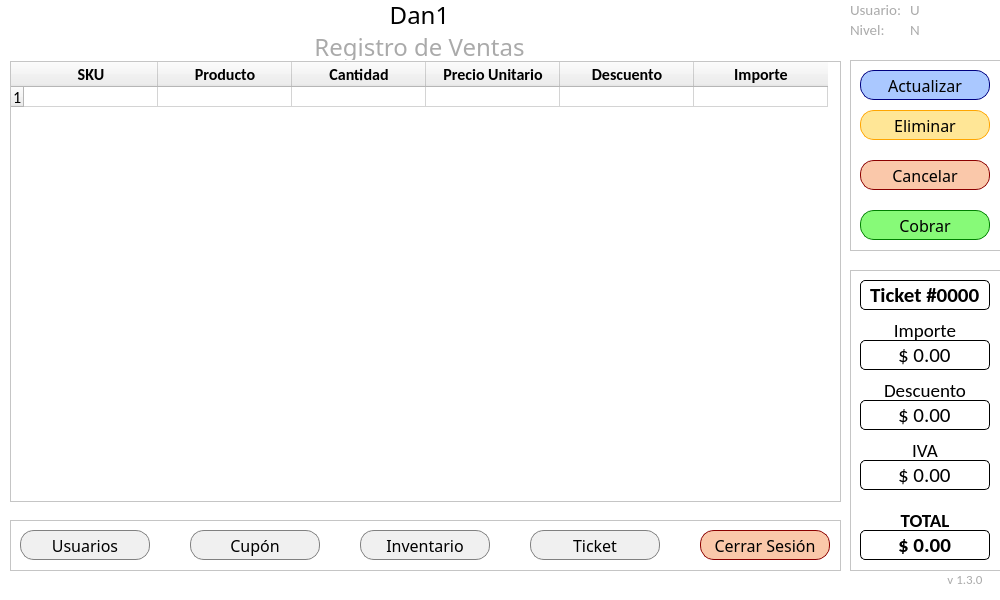
<?xml version="1.0" encoding="UTF-8"?>
<ui version="4.0">
 <class>MainWindow</class>
 <widget class="QMainWindow" name="MainWindow">
  <property name="geometry">
   <rect>
    <x>0</x>
    <y>0</y>
    <width>1000</width>
    <height>600</height>
   </rect>
  </property>
  <property name="minimumSize">
   <size>
    <width>1000</width>
    <height>600</height>
   </size>
  </property>
  <property name="maximumSize">
   <size>
    <width>1000</width>
    <height>600</height>
   </size>
  </property>
  <property name="palette">
   <palette>
    <active>
     <colorrole role="Base">
      <brush brushstyle="SolidPattern">
       <color alpha="255">
        <red>255</red>
        <green>255</green>
        <blue>255</blue>
       </color>
      </brush>
     </colorrole>
     <colorrole role="Window">
      <brush brushstyle="SolidPattern">
       <color alpha="255">
        <red>255</red>
        <green>255</green>
        <blue>255</blue>
       </color>
      </brush>
     </colorrole>
    </active>
    <inactive>
     <colorrole role="Base">
      <brush brushstyle="SolidPattern">
       <color alpha="255">
        <red>255</red>
        <green>255</green>
        <blue>255</blue>
       </color>
      </brush>
     </colorrole>
     <colorrole role="Window">
      <brush brushstyle="SolidPattern">
       <color alpha="255">
        <red>255</red>
        <green>255</green>
        <blue>255</blue>
       </color>
      </brush>
     </colorrole>
    </inactive>
    <disabled>
     <colorrole role="Base">
      <brush brushstyle="SolidPattern">
       <color alpha="255">
        <red>255</red>
        <green>255</green>
        <blue>255</blue>
       </color>
      </brush>
     </colorrole>
     <colorrole role="Window">
      <brush brushstyle="SolidPattern">
       <color alpha="255">
        <red>255</red>
        <green>255</green>
        <blue>255</blue>
       </color>
      </brush>
     </colorrole>
    </disabled>
   </palette>
  </property>
  <property name="windowTitle">
   <string>MainWindow</string>
  </property>
  <widget class="QWidget" name="centralwidget">
   <widget class="QLabel" name="L1">
    <property name="geometry">
     <rect>
      <x>-1</x>
      <y>0</y>
      <width>841</width>
      <height>30</height>
     </rect>
    </property>
    <property name="font">
     <font>
      <family>Impact</family>
      <pointsize>18</pointsize>
     </font>
    </property>
    <property name="text">
     <string>Dan1</string>
    </property>
    <property name="alignment">
     <set>Qt::AlignCenter</set>
    </property>
   </widget>
   <widget class="QLabel" name="L2">
    <property name="geometry">
     <rect>
      <x>-1</x>
      <y>30</y>
      <width>841</width>
      <height>30</height>
     </rect>
    </property>
    <property name="font">
     <font>
      <family>Swis721 LtCn BT</family>
      <pointsize>18</pointsize>
     </font>
    </property>
    <property name="frameShadow">
     <enum>QFrame::Plain</enum>
    </property>
    <property name="midLineWidth">
     <number>0</number>
    </property>
    <property name="text">
     <string>&lt;html&gt;&lt;head/&gt;&lt;body&gt;&lt;p&gt;&lt;span style=&quot; color:#aaaaaa;&quot;&gt;Registro de Ventas&lt;/span&gt;&lt;/p&gt;&lt;/body&gt;&lt;/html&gt;</string>
    </property>
    <property name="alignment">
     <set>Qt::AlignCenter</set>
    </property>
   </widget>
   <widget class="QTableWidget" name="t_Ventas">
    <property name="geometry">
     <rect>
      <x>10</x>
      <y>61</y>
      <width>831</width>
      <height>441</height>
     </rect>
    </property>
    <attribute name="horizontalHeaderVisible">
     <bool>true</bool>
    </attribute>
    <attribute name="horizontalHeaderCascadingSectionResizes">
     <bool>false</bool>
    </attribute>
    <attribute name="horizontalHeaderDefaultSectionSize">
     <number>134</number>
    </attribute>
    <attribute name="horizontalHeaderMinimumSectionSize">
     <number>134</number>
    </attribute>
    <attribute name="verticalHeaderDefaultSectionSize">
     <number>20</number>
    </attribute>
    <row>
     <property name="text">
      <string>1</string>
     </property>
     <property name="font">
      <font>
       <family>Calibri</family>
       <pointsize>12</pointsize>
      </font>
     </property>
    </row>
    <column>
     <property name="text">
      <string>SKU</string>
     </property>
     <property name="font">
      <font>
       <family>Calibri</family>
       <pointsize>12</pointsize>
       <weight>75</weight>
       <bold>true</bold>
      </font>
     </property>
     <property name="textAlignment">
      <set>AlignCenter</set>
     </property>
     <property name="foreground">
      <brush brushstyle="SolidPattern">
       <color alpha="255">
        <red>0</red>
        <green>0</green>
        <blue>0</blue>
       </color>
      </brush>
     </property>
    </column>
    <column>
     <property name="text">
      <string>Producto</string>
     </property>
     <property name="font">
      <font>
       <family>Calibri</family>
       <pointsize>12</pointsize>
       <weight>75</weight>
       <bold>true</bold>
      </font>
     </property>
     <property name="textAlignment">
      <set>AlignCenter</set>
     </property>
    </column>
    <column>
     <property name="text">
      <string>Cantidad</string>
     </property>
     <property name="font">
      <font>
       <family>Calibri</family>
       <pointsize>12</pointsize>
       <weight>75</weight>
       <bold>true</bold>
      </font>
     </property>
     <property name="textAlignment">
      <set>AlignCenter</set>
     </property>
    </column>
    <column>
     <property name="text">
      <string>Precio Unitario</string>
     </property>
     <property name="font">
      <font>
       <family>Calibri</family>
       <pointsize>12</pointsize>
       <weight>75</weight>
       <bold>true</bold>
      </font>
     </property>
     <property name="textAlignment">
      <set>AlignCenter</set>
     </property>
    </column>
    <column>
     <property name="text">
      <string>Descuento</string>
     </property>
     <property name="font">
      <font>
       <family>Calibri</family>
       <pointsize>12</pointsize>
       <weight>75</weight>
       <bold>true</bold>
      </font>
     </property>
     <property name="textAlignment">
      <set>AlignCenter</set>
     </property>
    </column>
    <column>
     <property name="text">
      <string>Importe</string>
     </property>
     <property name="font">
      <font>
       <family>Calibri</family>
       <pointsize>12</pointsize>
       <weight>75</weight>
       <bold>true</bold>
      </font>
     </property>
     <property name="textAlignment">
      <set>AlignCenter</set>
     </property>
    </column>
    <item row="0" column="0">
     <property name="text">
      <string/>
     </property>
    </item>
   </widget>
   <widget class="QFrame" name="fr_Ventas">
    <property name="geometry">
     <rect>
      <x>850</x>
      <y>60</y>
      <width>151</width>
      <height>191</height>
     </rect>
    </property>
    <property name="frameShape">
     <enum>QFrame::StyledPanel</enum>
    </property>
    <property name="frameShadow">
     <enum>QFrame::Raised</enum>
    </property>
    <widget class="QPushButton" name="b_Actualizar">
     <property name="geometry">
      <rect>
       <x>10</x>
       <y>10</y>
       <width>130</width>
       <height>30</height>
      </rect>
     </property>
     <property name="font">
      <font>
       <family>Swis721 LtCn BT</family>
       <pointsize>12</pointsize>
      </font>
     </property>
     <property name="focusPolicy">
      <enum>Qt::StrongFocus</enum>
     </property>
     <property name="styleSheet">
      <string notr="true">background-color: rgb(170, 200, 255);
border-width: 1px;
border-style: solid;
border-color: navy;
border-radius: 14px;</string>
     </property>
     <property name="text">
      <string>Actualizar</string>
     </property>
     <property name="autoDefault">
      <bool>true</bool>
     </property>
    </widget>
    <widget class="QPushButton" name="b_Eliminar">
     <property name="geometry">
      <rect>
       <x>10</x>
       <y>50</y>
       <width>130</width>
       <height>30</height>
      </rect>
     </property>
     <property name="font">
      <font>
       <family>Swis721 LtCn BT</family>
       <pointsize>12</pointsize>
      </font>
     </property>
     <property name="focusPolicy">
      <enum>Qt::StrongFocus</enum>
     </property>
     <property name="styleSheet">
      <string notr="true">background-color: rgb(255, 230, 150);
border-width: 1px;
border-style: solid;
border-color: orange;
border-radius: 14px;</string>
     </property>
     <property name="text">
      <string>Eliminar</string>
     </property>
     <property name="autoDefault">
      <bool>true</bool>
     </property>
    </widget>
    <widget class="QPushButton" name="b_Cancelar">
     <property name="geometry">
      <rect>
       <x>10</x>
       <y>100</y>
       <width>130</width>
       <height>30</height>
      </rect>
     </property>
     <property name="font">
      <font>
       <family>Swis721 LtCn BT</family>
       <pointsize>12</pointsize>
      </font>
     </property>
     <property name="focusPolicy">
      <enum>Qt::StrongFocus</enum>
     </property>
     <property name="styleSheet">
      <string notr="true">background-color: rgb(250, 200, 170);
border-width: 1px;
border-style: solid;
border-color: darkred;
border-radius: 14px;</string>
     </property>
     <property name="text">
      <string>Cancelar</string>
     </property>
     <property name="autoDefault">
      <bool>true</bool>
     </property>
    </widget>
    <widget class="QPushButton" name="b_Cobrar">
     <property name="geometry">
      <rect>
       <x>10</x>
       <y>150</y>
       <width>130</width>
       <height>30</height>
      </rect>
     </property>
     <property name="font">
      <font>
       <family>Swis721 LtCn BT</family>
       <pointsize>12</pointsize>
      </font>
     </property>
     <property name="focusPolicy">
      <enum>Qt::StrongFocus</enum>
     </property>
     <property name="styleSheet">
      <string notr="true">background-color: rgb(135, 250, 120);
border-width: 1px;
border-style: solid;
border-color: green;
border-radius: 14px;</string>
     </property>
     <property name="text">
      <string>Cobrar</string>
     </property>
     <property name="autoDefault">
      <bool>true</bool>
     </property>
    </widget>
   </widget>
   <widget class="QFrame" name="fr_botones">
    <property name="geometry">
     <rect>
      <x>10</x>
      <y>520</y>
      <width>831</width>
      <height>51</height>
     </rect>
    </property>
    <property name="frameShape">
     <enum>QFrame::StyledPanel</enum>
    </property>
    <property name="frameShadow">
     <enum>QFrame::Raised</enum>
    </property>
    <widget class="QPushButton" name="b_Usuarios">
     <property name="geometry">
      <rect>
       <x>10</x>
       <y>10</y>
       <width>130</width>
       <height>30</height>
      </rect>
     </property>
     <property name="font">
      <font>
       <family>Swis721 LtCn BT</family>
       <pointsize>12</pointsize>
      </font>
     </property>
     <property name="focusPolicy">
      <enum>Qt::StrongFocus</enum>
     </property>
     <property name="styleSheet">
      <string notr="true">background-color: rgb(240, 240, 240);
border-width: 1px;
border-style: solid;
border-color: gray;
border-radius: 14px;</string>
     </property>
     <property name="text">
      <string>Usuarios</string>
     </property>
     <property name="autoDefault">
      <bool>true</bool>
     </property>
    </widget>
    <widget class="QPushButton" name="b_Cupon">
     <property name="geometry">
      <rect>
       <x>180</x>
       <y>10</y>
       <width>130</width>
       <height>30</height>
      </rect>
     </property>
     <property name="font">
      <font>
       <family>Swis721 LtCn BT</family>
       <pointsize>12</pointsize>
      </font>
     </property>
     <property name="focusPolicy">
      <enum>Qt::StrongFocus</enum>
     </property>
     <property name="styleSheet">
      <string notr="true">background-color: rgb(240, 240, 240);
border-width: 1px;
border-style: solid;
border-color: gray;
border-radius: 14px;</string>
     </property>
     <property name="text">
      <string>Cupón</string>
     </property>
     <property name="autoDefault">
      <bool>true</bool>
     </property>
    </widget>
    <widget class="QPushButton" name="b_Inventario">
     <property name="geometry">
      <rect>
       <x>350</x>
       <y>10</y>
       <width>130</width>
       <height>30</height>
      </rect>
     </property>
     <property name="font">
      <font>
       <family>Swis721 LtCn BT</family>
       <pointsize>12</pointsize>
      </font>
     </property>
     <property name="focusPolicy">
      <enum>Qt::StrongFocus</enum>
     </property>
     <property name="styleSheet">
      <string notr="true">background-color: rgb(240, 240, 240);
border-width: 1px;
border-style: solid;
border-color: gray;
border-radius: 14px;</string>
     </property>
     <property name="text">
      <string>Inventario</string>
     </property>
     <property name="autoDefault">
      <bool>true</bool>
     </property>
    </widget>
    <widget class="QPushButton" name="b_Ticket">
     <property name="geometry">
      <rect>
       <x>520</x>
       <y>10</y>
       <width>130</width>
       <height>30</height>
      </rect>
     </property>
     <property name="font">
      <font>
       <family>Swis721 LtCn BT</family>
       <pointsize>12</pointsize>
      </font>
     </property>
     <property name="focusPolicy">
      <enum>Qt::StrongFocus</enum>
     </property>
     <property name="styleSheet">
      <string notr="true">background-color: rgb(240, 240, 240);
border-width: 1px;
border-style: solid;
border-color: gray;
border-radius: 14px;</string>
     </property>
     <property name="text">
      <string>Ticket</string>
     </property>
     <property name="autoDefault">
      <bool>true</bool>
     </property>
    </widget>
    <widget class="QPushButton" name="b_Cerrar">
     <property name="geometry">
      <rect>
       <x>690</x>
       <y>10</y>
       <width>130</width>
       <height>30</height>
      </rect>
     </property>
     <property name="font">
      <font>
       <family>Swis721 LtCn BT</family>
       <pointsize>12</pointsize>
      </font>
     </property>
     <property name="focusPolicy">
      <enum>Qt::StrongFocus</enum>
     </property>
     <property name="styleSheet">
      <string notr="true">background-color: rgb(250, 200, 170);
border-width: 1px;
border-style: solid;
border-color: darkred;
border-radius: 14px;</string>
     </property>
     <property name="text">
      <string>Cerrar Sesión</string>
     </property>
     <property name="autoDefault">
      <bool>true</bool>
     </property>
    </widget>
   </widget>
   <widget class="QFrame" name="fr_total">
    <property name="geometry">
     <rect>
      <x>850</x>
      <y>270</y>
      <width>151</width>
      <height>301</height>
     </rect>
    </property>
    <property name="frameShape">
     <enum>QFrame::StyledPanel</enum>
    </property>
    <property name="frameShadow">
     <enum>QFrame::Raised</enum>
    </property>
    <widget class="QLineEdit" name="t_Ticket">
     <property name="geometry">
      <rect>
       <x>10</x>
       <y>10</y>
       <width>130</width>
       <height>30</height>
      </rect>
     </property>
     <property name="font">
      <font>
       <family>Calibri</family>
       <pointsize>16</pointsize>
       <weight>75</weight>
       <bold>true</bold>
      </font>
     </property>
     <property name="styleSheet">
      <string notr="true">QLineEdit {
     border-width: 1px;
     border-style: solid;
     border-radius: 5px;
 }</string>
     </property>
     <property name="text">
      <string>Ticket #0000</string>
     </property>
     <property name="alignment">
      <set>Qt::AlignCenter</set>
     </property>
    </widget>
    <widget class="QLineEdit" name="t_Importe">
     <property name="geometry">
      <rect>
       <x>10</x>
       <y>70</y>
       <width>130</width>
       <height>30</height>
      </rect>
     </property>
     <property name="font">
      <font>
       <family>Calibri</family>
       <pointsize>16</pointsize>
       <weight>50</weight>
       <bold>false</bold>
      </font>
     </property>
     <property name="styleSheet">
      <string notr="true">QLineEdit {
     border-width: 1px;
     border-style: solid;
     border-radius: 5px;
 }</string>
     </property>
     <property name="text">
      <string>$ 0.00</string>
     </property>
     <property name="alignment">
      <set>Qt::AlignCenter</set>
     </property>
    </widget>
    <widget class="QLabel" name="label_2">
     <property name="geometry">
      <rect>
       <x>10</x>
       <y>50</y>
       <width>130</width>
       <height>21</height>
      </rect>
     </property>
     <property name="font">
      <font>
       <family>Calibri</family>
       <pointsize>14</pointsize>
      </font>
     </property>
     <property name="text">
      <string>Importe</string>
     </property>
     <property name="alignment">
      <set>Qt::AlignCenter</set>
     </property>
    </widget>
    <widget class="QLineEdit" name="t_Descuento">
     <property name="geometry">
      <rect>
       <x>10</x>
       <y>130</y>
       <width>130</width>
       <height>30</height>
      </rect>
     </property>
     <property name="font">
      <font>
       <family>Calibri</family>
       <pointsize>16</pointsize>
       <weight>50</weight>
       <bold>false</bold>
      </font>
     </property>
     <property name="styleSheet">
      <string notr="true">QLineEdit {
     border-width: 1px;
     border-style: solid;
     border-radius: 5px;
 }</string>
     </property>
     <property name="text">
      <string>$ 0.00</string>
     </property>
     <property name="alignment">
      <set>Qt::AlignCenter</set>
     </property>
    </widget>
    <widget class="QLabel" name="label_3">
     <property name="geometry">
      <rect>
       <x>10</x>
       <y>110</y>
       <width>130</width>
       <height>21</height>
      </rect>
     </property>
     <property name="font">
      <font>
       <family>Calibri</family>
       <pointsize>14</pointsize>
      </font>
     </property>
     <property name="text">
      <string>Descuento</string>
     </property>
     <property name="alignment">
      <set>Qt::AlignCenter</set>
     </property>
    </widget>
    <widget class="QLineEdit" name="t_IVA">
     <property name="geometry">
      <rect>
       <x>10</x>
       <y>190</y>
       <width>130</width>
       <height>30</height>
      </rect>
     </property>
     <property name="font">
      <font>
       <family>Calibri</family>
       <pointsize>16</pointsize>
       <weight>50</weight>
       <bold>false</bold>
      </font>
     </property>
     <property name="styleSheet">
      <string notr="true">QLineEdit {
     border-width: 1px;
     border-style: solid;
     border-radius: 5px;
 }</string>
     </property>
     <property name="text">
      <string>$ 0.00</string>
     </property>
     <property name="alignment">
      <set>Qt::AlignCenter</set>
     </property>
    </widget>
    <widget class="QLabel" name="label_4">
     <property name="geometry">
      <rect>
       <x>10</x>
       <y>170</y>
       <width>130</width>
       <height>21</height>
      </rect>
     </property>
     <property name="font">
      <font>
       <family>Calibri</family>
       <pointsize>14</pointsize>
      </font>
     </property>
     <property name="text">
      <string>IVA</string>
     </property>
     <property name="alignment">
      <set>Qt::AlignCenter</set>
     </property>
    </widget>
    <widget class="QLineEdit" name="t_Total">
     <property name="geometry">
      <rect>
       <x>10</x>
       <y>260</y>
       <width>130</width>
       <height>30</height>
      </rect>
     </property>
     <property name="font">
      <font>
       <family>Calibri</family>
       <pointsize>16</pointsize>
       <weight>75</weight>
       <bold>true</bold>
      </font>
     </property>
     <property name="styleSheet">
      <string notr="true">QLineEdit {
     border-width: 1px;
     border-style: solid;
     border-radius: 5px;
 }</string>
     </property>
     <property name="text">
      <string>$ 0.00</string>
     </property>
     <property name="alignment">
      <set>Qt::AlignCenter</set>
     </property>
    </widget>
    <widget class="QLabel" name="label_5">
     <property name="geometry">
      <rect>
       <x>10</x>
       <y>240</y>
       <width>130</width>
       <height>21</height>
      </rect>
     </property>
     <property name="font">
      <font>
       <family>Calibri</family>
       <pointsize>14</pointsize>
       <weight>75</weight>
       <bold>true</bold>
      </font>
     </property>
     <property name="text">
      <string>TOTAL</string>
     </property>
     <property name="alignment">
      <set>Qt::AlignCenter</set>
     </property>
    </widget>
   </widget>
   <widget class="QLabel" name="L9">
    <property name="geometry">
     <rect>
      <x>940</x>
      <y>570</y>
      <width>50</width>
      <height>20</height>
     </rect>
    </property>
    <property name="font">
     <font>
      <family>Calibri</family>
      <pointsize>14</pointsize>
     </font>
    </property>
    <property name="text">
     <string>&lt;html&gt;&lt;head/&gt;&lt;body&gt;&lt;p&gt;&lt;span style=&quot; font-size:10pt; color:#aaaaaa;&quot;&gt;v 1.3.0&lt;/span&gt;&lt;/p&gt;&lt;/body&gt;&lt;/html&gt;</string>
    </property>
    <property name="alignment">
     <set>Qt::AlignCenter</set>
    </property>
   </widget>
   <widget class="QLabel" name="L3">
    <property name="geometry">
     <rect>
      <x>850</x>
      <y>0</y>
      <width>50</width>
      <height>21</height>
     </rect>
    </property>
    <property name="font">
     <font>
      <family>Calibri</family>
      <pointsize>14</pointsize>
     </font>
    </property>
    <property name="text">
     <string>&lt;html&gt;&lt;head/&gt;&lt;body&gt;&lt;p&gt;&lt;span style=&quot; font-size:11pt; color:#aaaaaa;&quot;&gt;Usuario:&lt;/span&gt;&lt;/p&gt;&lt;/body&gt;&lt;/html&gt;</string>
    </property>
    <property name="alignment">
     <set>Qt::AlignLeading|Qt::AlignLeft|Qt::AlignVCenter</set>
    </property>
   </widget>
   <widget class="QLabel" name="L4">
    <property name="geometry">
     <rect>
      <x>850</x>
      <y>20</y>
      <width>50</width>
      <height>21</height>
     </rect>
    </property>
    <property name="font">
     <font>
      <family>Calibri</family>
      <pointsize>14</pointsize>
     </font>
    </property>
    <property name="text">
     <string>&lt;html&gt;&lt;head/&gt;&lt;body&gt;&lt;p&gt;&lt;span style=&quot; font-size:11pt; color:#aaaaaa;&quot;&gt;Nivel:&lt;/span&gt;&lt;/p&gt;&lt;/body&gt;&lt;/html&gt;</string>
    </property>
    <property name="alignment">
     <set>Qt::AlignLeading|Qt::AlignLeft|Qt::AlignVCenter</set>
    </property>
   </widget>
   <widget class="QLabel" name="L6">
    <property name="geometry">
     <rect>
      <x>910</x>
      <y>20</y>
      <width>90</width>
      <height>21</height>
     </rect>
    </property>
    <property name="font">
     <font>
      <family>Calibri</family>
      <pointsize>14</pointsize>
     </font>
    </property>
    <property name="text">
     <string>&lt;html&gt;&lt;head/&gt;&lt;body&gt;&lt;p&gt;&lt;span style=&quot; font-size:11pt; color:#aaaaaa;&quot;&gt;N&lt;/span&gt;&lt;/p&gt;&lt;/body&gt;&lt;/html&gt;</string>
    </property>
    <property name="alignment">
     <set>Qt::AlignLeading|Qt::AlignLeft|Qt::AlignVCenter</set>
    </property>
   </widget>
   <widget class="QLabel" name="L5">
    <property name="geometry">
     <rect>
      <x>910</x>
      <y>0</y>
      <width>90</width>
      <height>21</height>
     </rect>
    </property>
    <property name="font">
     <font>
      <family>Calibri</family>
      <pointsize>14</pointsize>
     </font>
    </property>
    <property name="text">
     <string>&lt;html&gt;&lt;head/&gt;&lt;body&gt;&lt;p&gt;&lt;span style=&quot; font-size:11pt; color:#aaaaaa;&quot;&gt;U&lt;/span&gt;&lt;/p&gt;&lt;/body&gt;&lt;/html&gt;</string>
    </property>
    <property name="alignment">
     <set>Qt::AlignLeading|Qt::AlignLeft|Qt::AlignVCenter</set>
    </property>
   </widget>
  </widget>
 </widget>
 <resources/>
 <connections/>
</ui>
